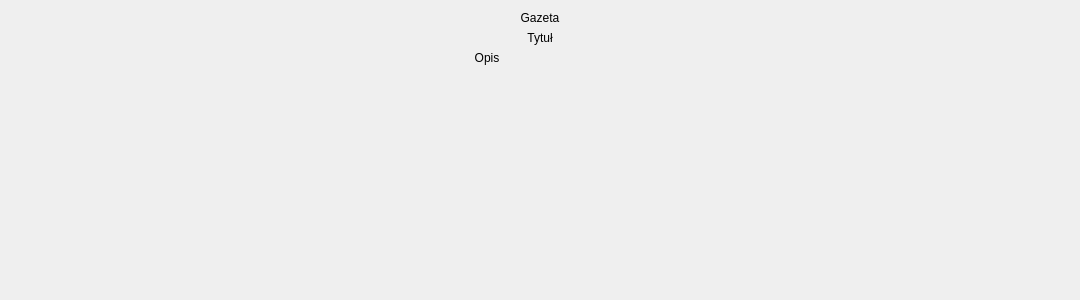
<?xml version="1.0" encoding="UTF-8"?>
<ui version="4.0">
 <class>Informacje</class>
 <widget class="QWidget" name="Informacje">
  <property name="geometry">
   <rect>
    <x>0</x>
    <y>0</y>
    <width>1080</width>
    <height>300</height>
   </rect>
  </property>
  <property name="windowTitle">
   <string>Form</string>
  </property>
  <layout class="QVBoxLayout" name="verticalLayout">
   <item>
    <widget class="QLabel" name="gazeta">
     <property name="text">
      <string>Gazeta</string>
     </property>
     <property name="alignment">
      <set>Qt::AlignHCenter|Qt::AlignTop</set>
     </property>
     <property name="wordWrap">
      <bool>true</bool>
     </property>
    </widget>
   </item>
   <item>
    <widget class="QLabel" name="title">
     <property name="text">
      <string>Tytuł</string>
     </property>
     <property name="alignment">
      <set>Qt::AlignBottom|Qt::AlignHCenter</set>
     </property>
     <property name="wordWrap">
      <bool>true</bool>
     </property>
    </widget>
   </item>
   <item>
    <layout class="QHBoxLayout" name="horizontalLayout">
     <item>
      <widget class="QLabel" name="description">
       <property name="text">
        <string>Opis</string>
       </property>
       <property name="alignment">
        <set>Qt::AlignHCenter|Qt::AlignTop</set>
       </property>
       <property name="wordWrap">
        <bool>true</bool>
       </property>
      </widget>
     </item>
     <item>
      <widget class="QRWidget" name="qrcode" native="true">
       <property name="minimumSize">
        <size>
         <width>100</width>
         <height>100</height>
        </size>
       </property>
       <property name="maximumSize">
        <size>
         <width>100</width>
         <height>100</height>
        </size>
       </property>
      </widget>
     </item>
    </layout>
   </item>
   <item>
    <spacer name="verticalSpacer">
     <property name="orientation">
      <enum>Qt::Vertical</enum>
     </property>
     <property name="sizeHint" stdset="0">
      <size>
       <width>20</width>
       <height>40</height>
      </size>
     </property>
    </spacer>
   </item>
  </layout>
 </widget>
 <customwidgets>
  <customwidget>
   <class>QRWidget</class>
   <extends>QWidget</extends>
   <header location="global">qrwidget.h</header>
   <container>1</container>
  </customwidget>
 </customwidgets>
 <resources/>
 <connections/>
</ui>
